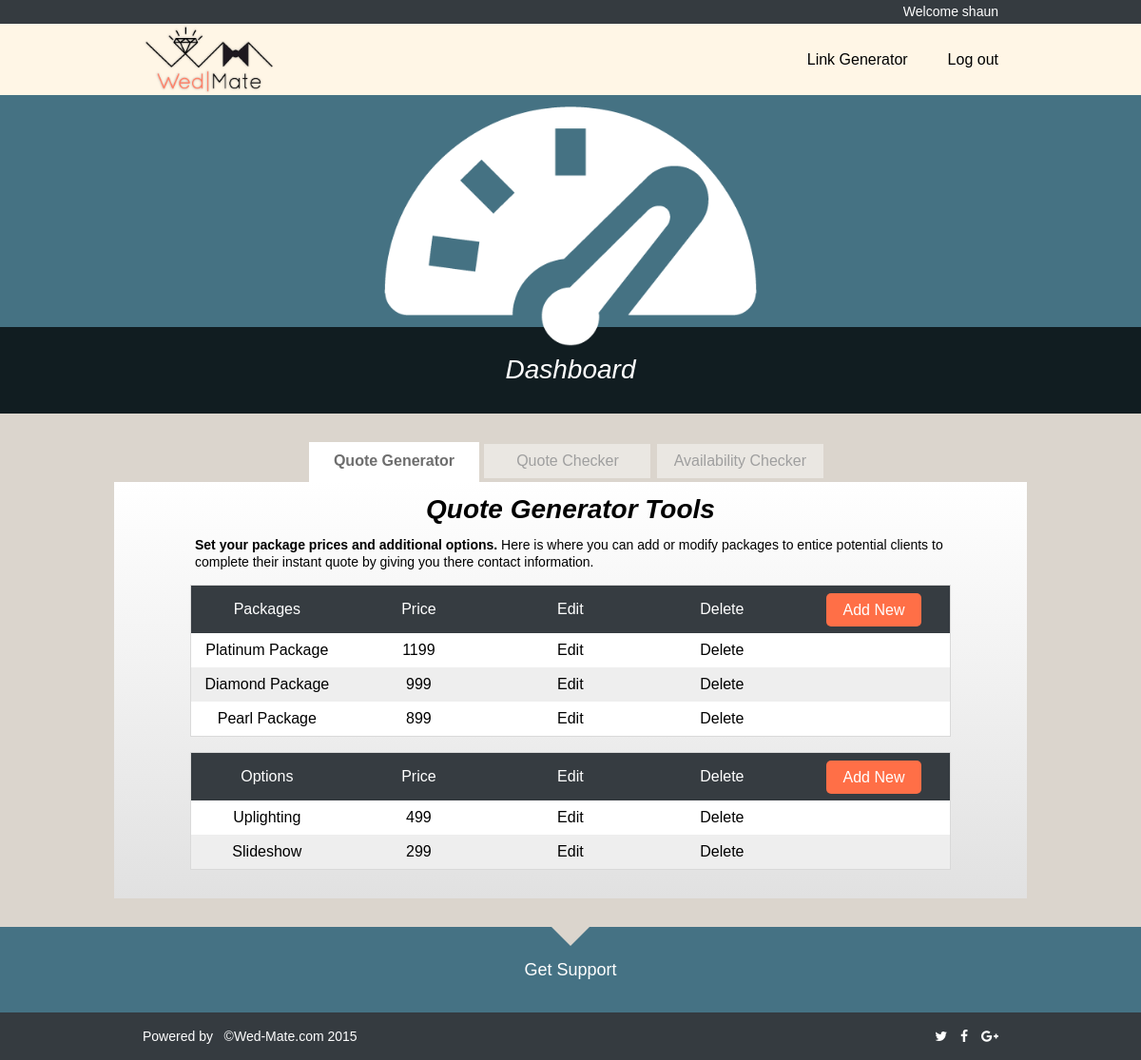
The page /dashboard.php (signed in) on the database as committed earlier.
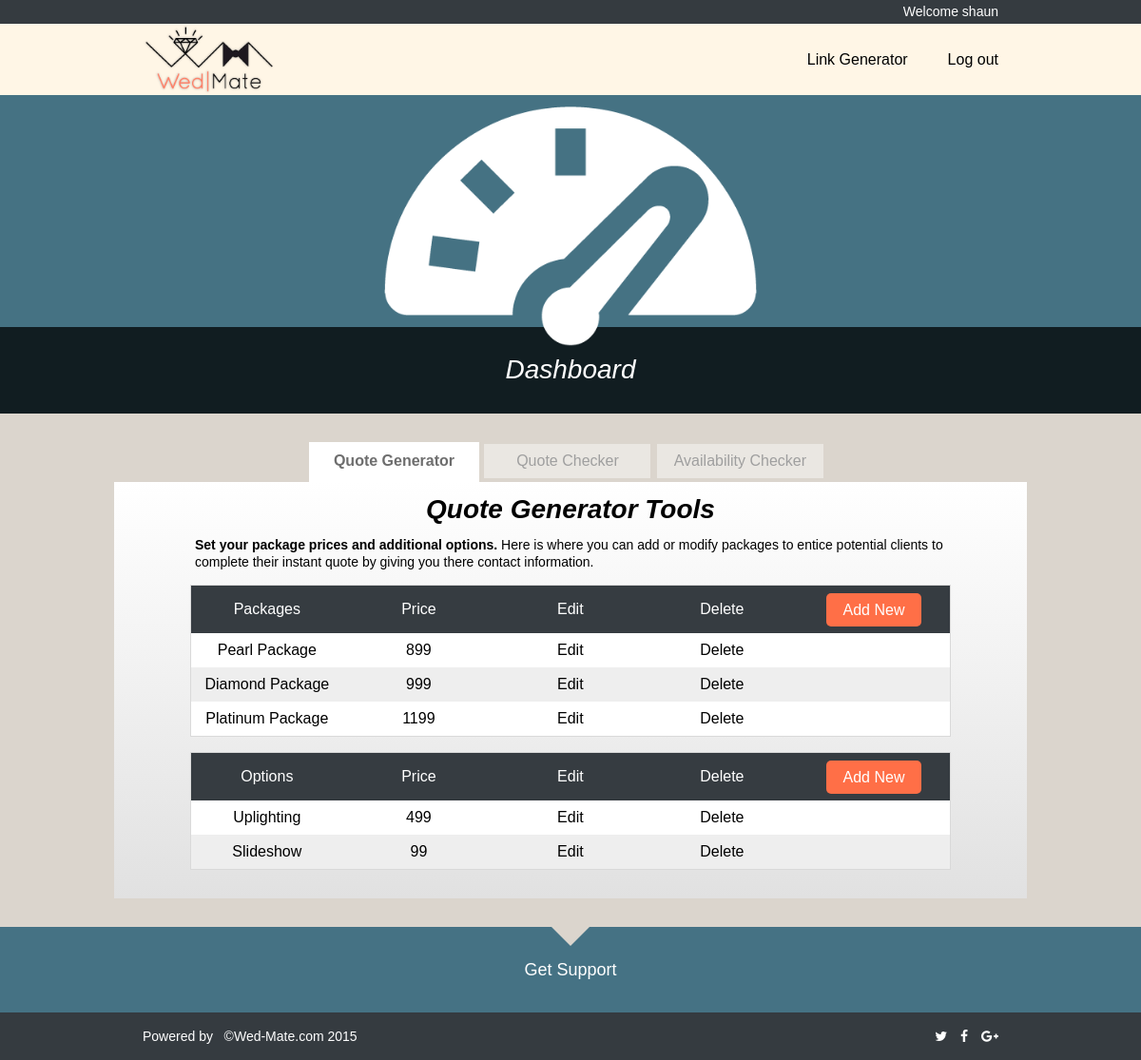
The same page on the database as committed later.
### tables this page shows
CREATE TABLE `packages` (
  `id` int(11) unsigned NOT NULL AUTO_INCREMENT,
  `packageName` text,
  `packageHours` int(11) DEFAULT NULL,
  `packagePrice` int(11) DEFAULT NULL,
  `overRate` int(11) DEFAULT NULL,
  `packageDeposit` int(11) DEFAULT NULL,
  `packageDesc` text,
  `packageCreator` int(11) DEFAULT NULL,
  PRIMARY KEY (`id`),
  KEY `packageCreator` (`packageCreator`)
);

CREATE TABLE `options` (
  `id` int(11) unsigned NOT NULL AUTO_INCREMENT,
  `optionName` text,
  `optionPrice` int(11) DEFAULT NULL,
  `optionDesc` text,
  `optionCreator` int(11) DEFAULT NULL,
  PRIMARY KEY (`id`),
  KEY `optionCreator` (`optionCreator`)
);

### dashboard.php (the view, shortened to what this page needs)
<?php
	require_once('db_con.php');
	$packagesSql = 'SELECT * FROM packages
			WHERE packageCreator ='.$_SESSION['id'];
	$results = $db->query($packagesSql);
	$packages = $results->fetchAll(PDO::FETCH_ASSOC);
	$optionsSql = 'SELECT * FROM options
			WHERE optionCreator ='.$_SESSION['id'];
	$results = $db->query($optionsSql);
	$options = $results->fetchAll(PDO::FETCH_ASSOC);
?>
<!DOCTYPE HTML>
<html>
<head>
	<link rel="stylesheet" href="css/normalize.css">
	<link rel="stylesheet" type="text/css" href="css/zabuto_calendar.css">
	<link rel="stylesheet" href="css/style.css">
	<link href="//netdna.bootstrapcdn.com/font-awesome/4.0.3/css/font-awesome.min.css" rel="stylesheet">
</head>
<body>
<main>
	<div>
		<nav>
			<ul>
				<?php echo "<li>Welcome {$_SESSION['username']}</li>"
				?>
			</ul>
		</nav>
	</div>
	<header>
		<div class="container">
			<h1>
				<a href="index.php">
					<img src="images/webMateLogo/WedMate_Logo_186x100.png" alt="Wed-Mate Event Assitant Logo" height="75">
				</a>
			</h1>
			<nav>
				<ul>
					<li><a href="link-gen.php" class="modal-window" id="link-gen">Link Generator</a></li>
					<li><a id="logOut" href="logout.php">Log out</a></li>
				</ul>
			</nav>
		</div>
	</header>
	<section id="featureDash">
		<p class="container"></p>
		<div id="featOverlayDash">
			<div class="container">
				<h2>Dashboard</h2>
			</div>
		</div>
	</section>
	<section>
		<div id="tab-wrapper">
				<ul id="tabs">
					<li class="active">Quote Generator</li>
					<li>Quote Checker</li>
					<li>Availability Checker</li>
				</ul>
				<div id="tab-content">
					<div>
						<section>
							<h2>Quote Generator Tools</h2>
							<p><strong>Set your package prices and additional options.</strong> Here is where you can add or modify packages to entice potential clients to complete their instant quote by giving you there contact information.</p>
							<table>
							  <tr>
							    <th>Packages</th>
							    <th>Price</th>
							    <th>Edit</th>
							    <th>Delete</th>
							    <th><a href="#add" class="modal-window" id="new-package">Add New</a></th>
							  </tr>
							  <?php
							  	foreach ($packages as $package) {
								  	echo
								  '<tr>
								    <td>'.$package["packageName"].'</td>
								    <td>'.$package["packagePrice"].'</td>
								    <td><a class="update" href="update-package.php?id='.$package['id'].'">Edit</a></td>
								    <td><a class="delete" href="delete-package.php?id='.$package['id'].'">Delete</a></td>
								    <td></td>
								 </tr>'; }
							  ?>
							</table>
							<br>
							<table id="t01">
							 <tr>
							    <th>Options</th>
							    <th>Price</th>
							    <th>Edit</th>
							    <th>Delete</th>
							    <th><a href="#add" class="modal-window" id="new-option">Add New</a></th>
							  </tr>
							  <?php
							  	foreach ($options as $option) {
								  	echo
								  '<tr>
								    <td>'.$option["optionName"].'</td>
								    <td>'.$option["optionPrice"].'</td>
								    <td><a class="update" href="update-option.php?id='.$option['id'].'">Edit</a></td>
								    <td><a class="delete" href="delete-option.php?id='.$option['id'].'">Delete</a></td>
								    <td></td>
								 </tr>'; }
							  ?>
							</table>
						</section>
					</div>
				</div>
		</div>
	</section>
	<a href="contact.php"><section id="subfooter" class="arrow_box">
		<h4>Get Support</h4>
	</section></a>
</main>
	<footer>
		<div class="container">
			<p>Powered by &nbsp; &copy;<a href="index.php">Wed-Mate.com 2015</a> </p>
			<p id="social">
				<a href="twitter.com"><i class="fa fa-twitter"></i></a>
				<a href="facebook.com"><i class="fa fa-facebook"></i></a>
				<a href="google.com"><i class="fa fa-google-plus"></i></a>
			</p>
		</div>
	</footer>
</body>
</html>

Rows that differ between the two databases and show on the page:
changed packages "Pearl Package": moves up the list
changed packages "Diamond Package": moves down the list
changed options "Slideshow": optionPrice "299" → "99"
